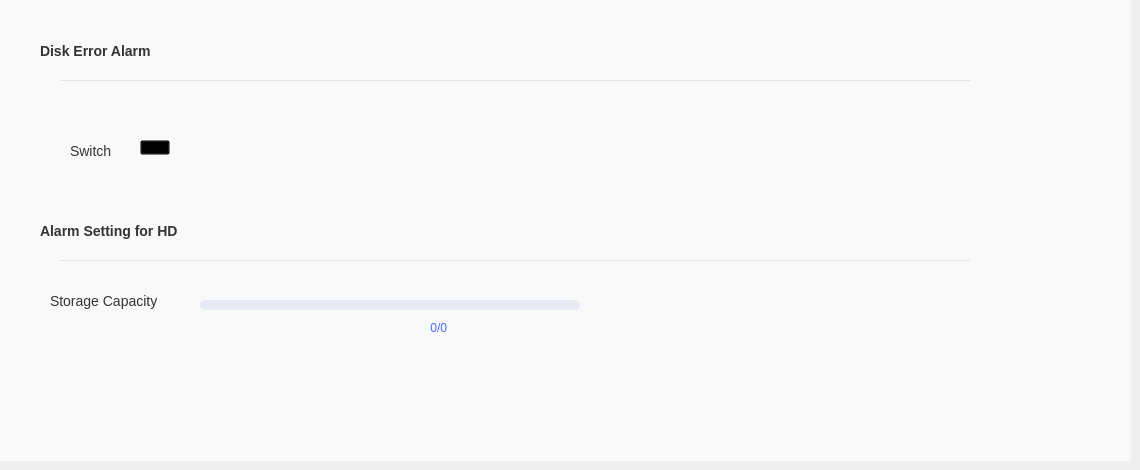
   <widget class="QWidget" name="tab_4">
    <attribute name="title">
     <string>Disk Management</string>
    </attribute>
    <widget class="QWidget" name="widget_4" native="true">
     <property name="geometry">
      <rect>
       <x>0</x>
       <y>0</y>
       <width>1131</width>
       <height>461</height>
      </rect>
     </property>
     <property name="styleSheet">
      <string notr="true">background-color: #F9F9F9;
	font-size:14px;
    color: #333333;</string>
     </property>
     <widget class="Line" name="Diskmanagerline">
      <property name="geometry">
       <rect>
        <x>60</x>
        <y>80</y>
        <width>910</width>
        <height>1</height>
       </rect>
      </property>
      <property name="styleSheet">
       <string notr="true">border:none;
background-color: rgb(226, 226, 226);</string>
      </property>
      <property name="orientation">
       <enum>Qt::Horizontal</enum>
      </property>
     </widget>
     <widget class="QLabel" name="Diskmanagerlabel_diskerr">
      <property name="geometry">
       <rect>
        <x>40</x>
        <y>40</y>
        <width>161</width>
        <height>22</height>
       </rect>
      </property>
      <property name="styleSheet">
       <string notr="true">
	font:bold 14px;
    color: #333333;</string>
      </property>
      <property name="text">
       <string>Disk Error Alarm</string>
      </property>
     </widget>
     <widget class="Line" name="Diskmanagerline_1">
      <property name="geometry">
       <rect>
        <x>60</x>
        <y>260</y>
        <width>910</width>
        <height>1</height>
       </rect>
      </property>
      <property name="styleSheet">
       <string notr="true">border:none;
background-color: rgb(226, 226, 226);</string>
      </property>
      <property name="orientation">
       <enum>Qt::Horizontal</enum>
      </property>
     </widget>
     <widget class="QLabel" name="Diskmanagerlabel_hderr">
      <property name="geometry">
       <rect>
        <x>40</x>
        <y>220</y>
        <width>171</width>
        <height>22</height>
       </rect>
      </property>
      <property name="styleSheet">
       <string notr="true">
	font:bold 14px;
    color: #333333;</string>
      </property>
      <property name="text">
       <string>Alarm Setting for HD</string>
      </property>
     </widget>
     <widget class="QLabel" name="Diskmanagerlabel_swith">
      <property name="geometry">
       <rect>
        <x>70</x>
        <y>140</y>
        <width>51</width>
        <height>22</height>
       </rect>
      </property>
      <property name="text">
       <string>Switch</string>
      </property>
     </widget>
     <widget class="QPushButton" name="Diskmanagerswith">
      <property name="geometry">
       <rect>
        <x>140</x>
        <y>140</y>
        <width>30</width>
        <height>15</height>
       </rect>
      </property>
      <property name="focusPolicy">
       <enum>Qt::NoFocus</enum>
      </property>
      <property name="styleSheet">
       <string notr="true">QPushButton{
	background-color:#00000000;
	border-image: url(:/images/switch_off.png);
}
QPushButton:checked{
	background-color:#00000000;
	border-image: url(:/images/switch_on.png);
}</string>
      </property>
      <property name="text">
       <string/>
      </property>
      <property name="checkable">
       <bool>true</bool>
      </property>
      <property name="checked">
       <bool>false</bool>
      </property>
     </widget>
     <widget class="QLabel" name="Diskmanagerlabel_storage">
      <property name="geometry">
       <rect>
        <x>50</x>
        <y>290</y>
        <width>121</width>
        <height>22</height>
       </rect>
      </property>
      <property name="text">
       <string>Storage Capacity</string>
      </property>
     </widget>
     <widget class="QLabel" name="Diskmanagerlabel_storage_2">
      <property name="geometry">
       <rect>
        <x>270</x>
        <y>320</y>
        <width>190</width>
        <height>15</height>
       </rect>
      </property>
      <property name="layoutDirection">
       <enum>Qt::LeftToRight</enum>
      </property>
      <property name="styleSheet">
       <string notr="true">
	padding-right:10px;
	font-family: &quot;Microsoft YaHei&quot;;
	font-size:12px;
    color: #476BFD;</string>
      </property>
      <property name="text">
       <string>0/0</string>
      </property>
      <property name="alignment">
       <set>Qt::AlignRight|Qt::AlignTrailing|Qt::AlignVCenter</set>
      </property>
      <property name="margin">
       <number>0</number>
      </property>
      <property name="indent">
       <number>-3</number>
      </property>
     </widget>
     <widget class="QProgressBar" name="DiskmanagerprogressBar">
      <property name="geometry">
       <rect>
        <x>200</x>
        <y>300</y>
        <width>380</width>
        <height>10</height>
       </rect>
      </property>
      <property name="styleSheet">
       <string notr="true">QProgressBar{
        border-radius: 5px;
        color: #476BFD;
        text-align: center;
        background: #E7EAF4;
}
QProgressBar::chunk {
        border-radius: 5px;
        background: #476BFD;
}</string>
      </property>
      <property name="value">
       <number>0</number>
      </property>
      <property name="textVisible">
       <bool>false</bool>
      </property>
     </widget>
    </widget>
   </widget>
